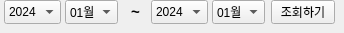
       <widget class="QWidget" name="page_19">
        <widget class="QLabel" name="label_8">
         <property name="geometry">
          <rect>
           <x>120</x>
           <y>0</y>
           <width>31</width>
           <height>24</height>
          </rect>
         </property>
         <property name="font">
          <font>
           <pointsize>11</pointsize>
           <bold>true</bold>
          </font>
         </property>
         <property name="text">
          <string>~</string>
         </property>
         <property name="alignment">
          <set>Qt::AlignCenter</set>
         </property>
         <property name="margin">
          <number>0</number>
         </property>
        </widget>
        <widget class="QPushButton" name="inquirybtn_4">
         <property name="geometry">
          <rect>
           <x>271</x>
           <y>0</y>
           <width>64</width>
           <height>24</height>
          </rect>
         </property>
         <property name="font">
          <font>
           <bold>false</bold>
          </font>
         </property>
         <property name="cursor">
          <cursorShape>PointingHandCursor</cursorShape>
         </property>
         <property name="text">
          <string>조회하기</string>
         </property>
        </widget>
        <widget class="QComboBox" name="comboBox_10">
         <property name="geometry">
          <rect>
           <x>4</x>
           <y>0</y>
           <width>57</width>
           <height>24</height>
          </rect>
         </property>
         <property name="font">
          <font>
           <bold>false</bold>
          </font>
         </property>
         <item>
          <property name="text">
           <string>2024</string>
          </property>
         </item>
         <item>
          <property name="text">
           <string>2023</string>
          </property>
         </item>
         <item>
          <property name="text">
           <string>2022</string>
          </property>
         </item>
         <item>
          <property name="text">
           <string>2021</string>
          </property>
         </item>
         <item>
          <property name="text">
           <string>2020</string>
          </property>
         </item>
        </widget>
        <widget class="QComboBox" name="comboBox_13">
         <property name="geometry">
          <rect>
           <x>212</x>
           <y>0</y>
           <width>53</width>
           <height>24</height>
          </rect>
         </property>
         <property name="font">
          <font>
           <bold>false</bold>
          </font>
         </property>
         <item>
          <property name="text">
           <string>01월</string>
          </property>
         </item>
         <item>
          <property name="text">
           <string>02월</string>
          </property>
         </item>
         <item>
          <property name="text">
           <string>03월</string>
          </property>
         </item>
         <item>
          <property name="text">
           <string>04월</string>
          </property>
         </item>
         <item>
          <property name="text">
           <string>05월</string>
          </property>
         </item>
        </widget>
        <widget class="QComboBox" name="comboBox_12">
         <property name="geometry">
          <rect>
           <x>151</x>
           <y>0</y>
           <width>57</width>
           <height>24</height>
          </rect>
         </property>
         <property name="font">
          <font>
           <bold>false</bold>
          </font>
         </property>
         <item>
          <property name="text">
           <string>2024</string>
          </property>
         </item>
         <item>
          <property name="text">
           <string>2023</string>
          </property>
         </item>
         <item>
          <property name="text">
           <string>2022</string>
          </property>
         </item>
         <item>
          <property name="text">
           <string>2021</string>
          </property>
         </item>
         <item>
          <property name="text">
           <string>2020</string>
          </property>
         </item>
        </widget>
        <widget class="QComboBox" name="comboBox_11">
         <property name="geometry">
          <rect>
           <x>65</x>
           <y>0</y>
           <width>53</width>
           <height>24</height>
          </rect>
         </property>
         <property name="font">
          <font>
           <bold>false</bold>
          </font>
         </property>
         <item>
          <property name="text">
           <string>01월</string>
          </property>
         </item>
         <item>
          <property name="text">
           <string>02월</string>
          </property>
         </item>
         <item>
          <property name="text">
           <string>03월</string>
          </property>
         </item>
         <item>
          <property name="text">
           <string>04월</string>
          </property>
         </item>
         <item>
          <property name="text">
           <string>05월</string>
          </property>
         </item>
        </widget>
       </widget>
